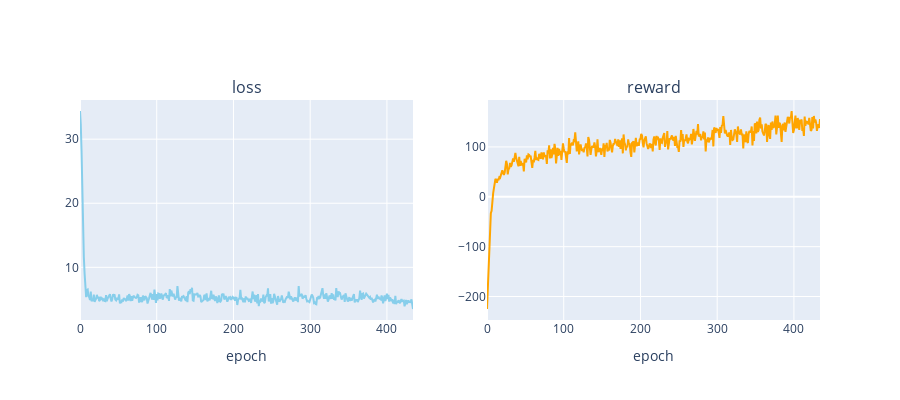

Here is the notebook cell this chart was saved with:
### Code cell
figure = subplots.make_subplots(rows=1, cols=2, subplot_titles=('loss', 'reward'), print_grid=False)
figure.append_trace(Scatter(y=total_losses, mode='lines', line=dict(color='skyblue')), 1, 1)
figure.append_trace(Scatter(y=total_rewards, mode='lines', line=dict(color='orange')), 1, 2)
figure['layout']['xaxis1'].update(title='epoch')
figure['layout']['xaxis2'].update(title='epoch')
figure['layout'].update(height=400, width=900, showlegend=False)
iplot(figure)

### Figure 1 — Plotly figure (JSON) as saved in the notebook; plotly's stock layout.template omitted (floating-point values rounded to 4 significant figures; data arrays with more than 128 entries replaced by an {"elided": "..."} marker saying what was removed)
{"data": [{"line": {"color": "skyblue"}, "mode": "lines", "type": "scatter", "xaxis": "x", "y": {"elided": "435 float values"}, "yaxis": "y"}, {"line": {"color": "orange"}, "mode": "lines", "type": "scatter", "xaxis": "x2", "y": {"elided": "435 int values"}, "yaxis": "y2"}], "layout": {"annotations": [{"font": {"size": 16}, "showarrow": false, "text": "loss", "x": 0.225, "xanchor": "center", "xref": "paper", "y": 1, "yanchor": "bottom", "yref": "paper"}, {"font": {"size": 16}, "showarrow": false, "text": "reward", "x": 0.775, "xanchor": "center", "xref": "paper", "y": 1, "yanchor": "bottom", "yref": "paper"}], "height": 400, "showlegend": false, "width": 900, "xaxis": {"anchor": "y", "autorange": true, "domain": [0, 0.45], "range": [0, 434], "title": {"text": "epoch"}}, "xaxis2": {"anchor": "y2", "autorange": true, "domain": [0.55, 1], "range": [0, 434], "title": {"text": "epoch"}}, "yaxis": {"anchor": "x", "autorange": true, "domain": [0, 1], "range": [1.78, 36.11], "type": "linear"}, "yaxis2": {"anchor": "x2", "autorange": true, "domain": [0, 1], "range": [-247.1, 194.1], "type": "linear"}}}
